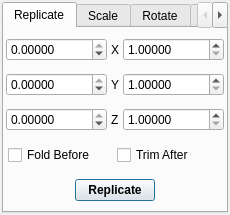
<ui version="4.0" >
 <class>CellTransformDialog</class>
 <widget class="QDialog" name="CellTransformDialog" >
  <property name="geometry" >
   <rect>
    <x>0</x>
    <y>0</y>
    <width>230</width>
    <height>215</height>
   </rect>
  </property>
  <property name="windowTitle" >
   <string>Transform Cell</string>
  </property>
  <property name="windowIcon" >
   <iconset/>
  </property>
  <layout class="QVBoxLayout" >
   <property name="margin" >
    <number>2</number>
   </property>
   <property name="spacing" >
    <number>4</number>
   </property>
   <item>
    <widget class="QTabWidget" name="CellTransformTabs" >
     <property name="currentIndex" >
      <number>0</number>
     </property>
     <widget class="QWidget" name="ReplicateTab" >
      <attribute name="title" >
       <string>Replicate</string>
      </attribute>
      <layout class="QVBoxLayout" >
       <property name="margin" >
        <number>2</number>
       </property>
       <property name="spacing" >
        <number>4</number>
       </property>
       <item>
        <layout class="QHBoxLayout" >
         <property name="margin" >
          <number>0</number>
         </property>
         <property name="spacing" >
          <number>4</number>
         </property>
         <item>
          <widget class="QDoubleSpinBox" name="CellReplicateNegXSpin" >
           <property name="sizePolicy" >
            <sizepolicy>
             <hsizetype>7</hsizetype>
             <vsizetype>0</vsizetype>
             <horstretch>0</horstretch>
             <verstretch>0</verstretch>
            </sizepolicy>
           </property>
           <property name="decimals" >
            <number>5</number>
           </property>
           <property name="maximum" >
            <double>0.000000000000000</double>
           </property>
           <property name="minimum" >
            <double>-100.000000000000000</double>
           </property>
          </widget>
         </item>
         <item>
          <widget class="QLabel" name="label_11" >
           <property name="sizePolicy" >
            <sizepolicy>
             <hsizetype>1</hsizetype>
             <vsizetype>5</vsizetype>
             <horstretch>0</horstretch>
             <verstretch>0</verstretch>
            </sizepolicy>
           </property>
           <property name="text" >
            <string>X</string>
           </property>
          </widget>
         </item>
         <item>
          <widget class="QDoubleSpinBox" name="CellReplicatePosXSpin" >
           <property name="sizePolicy" >
            <sizepolicy>
             <hsizetype>7</hsizetype>
             <vsizetype>0</vsizetype>
             <horstretch>0</horstretch>
             <verstretch>0</verstretch>
            </sizepolicy>
           </property>
           <property name="decimals" >
            <number>5</number>
           </property>
           <property name="minimum" >
            <double>1.000000000000000</double>
           </property>
          </widget>
         </item>
        </layout>
       </item>
       <item>
        <layout class="QHBoxLayout" >
         <property name="margin" >
          <number>0</number>
         </property>
         <property name="spacing" >
          <number>4</number>
         </property>
         <item>
          <widget class="QDoubleSpinBox" name="CellReplicateNegYSpin" >
           <property name="sizePolicy" >
            <sizepolicy>
             <hsizetype>7</hsizetype>
             <vsizetype>0</vsizetype>
             <horstretch>0</horstretch>
             <verstretch>0</verstretch>
            </sizepolicy>
           </property>
           <property name="decimals" >
            <number>5</number>
           </property>
           <property name="maximum" >
            <double>0.000000000000000</double>
           </property>
           <property name="minimum" >
            <double>-100.000000000000000</double>
           </property>
          </widget>
         </item>
         <item>
          <widget class="QLabel" name="label_28" >
           <property name="sizePolicy" >
            <sizepolicy>
             <hsizetype>1</hsizetype>
             <vsizetype>5</vsizetype>
             <horstretch>0</horstretch>
             <verstretch>0</verstretch>
            </sizepolicy>
           </property>
           <property name="text" >
            <string>Y</string>
           </property>
          </widget>
         </item>
         <item>
          <widget class="QDoubleSpinBox" name="CellReplicatePosYSpin" >
           <property name="sizePolicy" >
            <sizepolicy>
             <hsizetype>7</hsizetype>
             <vsizetype>0</vsizetype>
             <horstretch>0</horstretch>
             <verstretch>0</verstretch>
            </sizepolicy>
           </property>
           <property name="decimals" >
            <number>5</number>
           </property>
           <property name="minimum" >
            <double>1.000000000000000</double>
           </property>
          </widget>
         </item>
        </layout>
       </item>
       <item>
        <layout class="QHBoxLayout" >
         <property name="margin" >
          <number>0</number>
         </property>
         <property name="spacing" >
          <number>4</number>
         </property>
         <item>
          <widget class="QDoubleSpinBox" name="CellReplicateNegZSpin" >
           <property name="sizePolicy" >
            <sizepolicy>
             <hsizetype>7</hsizetype>
             <vsizetype>0</vsizetype>
             <horstretch>0</horstretch>
             <verstretch>0</verstretch>
            </sizepolicy>
           </property>
           <property name="decimals" >
            <number>5</number>
           </property>
           <property name="maximum" >
            <double>0.000000000000000</double>
           </property>
           <property name="minimum" >
            <double>-100.000000000000000</double>
           </property>
          </widget>
         </item>
         <item>
          <widget class="QLabel" name="label_29" >
           <property name="sizePolicy" >
            <sizepolicy>
             <hsizetype>1</hsizetype>
             <vsizetype>5</vsizetype>
             <horstretch>0</horstretch>
             <verstretch>0</verstretch>
            </sizepolicy>
           </property>
           <property name="text" >
            <string>Z</string>
           </property>
          </widget>
         </item>
         <item>
          <widget class="QDoubleSpinBox" name="CellReplicatePosZSpin" >
           <property name="sizePolicy" >
            <sizepolicy>
             <hsizetype>7</hsizetype>
             <vsizetype>0</vsizetype>
             <horstretch>0</horstretch>
             <verstretch>0</verstretch>
            </sizepolicy>
           </property>
           <property name="decimals" >
            <number>5</number>
           </property>
           <property name="minimum" >
            <double>1.000000000000000</double>
           </property>
          </widget>
         </item>
        </layout>
       </item>
       <item>
        <layout class="QHBoxLayout" >
         <property name="margin" >
          <number>2</number>
         </property>
         <property name="spacing" >
          <number>4</number>
         </property>
         <item>
          <widget class="QCheckBox" name="CellReplicateFoldCheck" >
           <property name="sizePolicy" >
            <sizepolicy>
             <hsizetype>7</hsizetype>
             <vsizetype>0</vsizetype>
             <horstretch>0</horstretch>
             <verstretch>0</verstretch>
            </sizepolicy>
           </property>
           <property name="text" >
            <string>Fold Before</string>
           </property>
          </widget>
         </item>
         <item>
          <widget class="QCheckBox" name="CellReplicateTrimCheck" >
           <property name="sizePolicy" >
            <sizepolicy>
             <hsizetype>7</hsizetype>
             <vsizetype>0</vsizetype>
             <horstretch>0</horstretch>
             <verstretch>0</verstretch>
            </sizepolicy>
           </property>
           <property name="text" >
            <string>Trim After</string>
           </property>
          </widget>
         </item>
        </layout>
       </item>
       <item>
        <layout class="QHBoxLayout" >
         <property name="margin" >
          <number>0</number>
         </property>
         <property name="spacing" >
          <number>0</number>
         </property>
         <item>
          <spacer>
           <property name="orientation" >
            <enum>Qt::Horizontal</enum>
           </property>
           <property name="sizeHint" >
            <size>
             <width>40</width>
             <height>20</height>
            </size>
           </property>
          </spacer>
         </item>
         <item>
          <widget class="QPushButton" name="CellReplicateButton" >
           <property name="font" >
            <font>
             <weight>75</weight>
             <bold>true</bold>
            </font>
           </property>
           <property name="toolTip" >
            <string>Replicate current cell</string>
           </property>
           <property name="text" >
            <string>Replicate</string>
           </property>
          </widget>
         </item>
         <item>
          <spacer>
           <property name="orientation" >
            <enum>Qt::Horizontal</enum>
           </property>
           <property name="sizeHint" >
            <size>
             <width>40</width>
             <height>20</height>
            </size>
           </property>
          </spacer>
         </item>
        </layout>
       </item>
      </layout>
     </widget>
     <widget class="QWidget" name="ScaleTab" >
      <attribute name="title" >
       <string>Scale</string>
      </attribute>
      <layout class="QVBoxLayout" >
       <property name="margin" >
        <number>2</number>
       </property>
       <property name="spacing" >
        <number>4</number>
       </property>
       <item>
        <layout class="QGridLayout" >
         <property name="margin" >
          <number>0</number>
         </property>
         <property name="spacing" >
          <number>2</number>
         </property>
         <item row="2" column="1" >
          <widget class="QDoubleSpinBox" name="CellScaleZSpin" >
           <property name="sizePolicy" >
            <sizepolicy>
             <hsizetype>7</hsizetype>
             <vsizetype>0</vsizetype>
             <horstretch>0</horstretch>
             <verstretch>0</verstretch>
            </sizepolicy>
           </property>
           <property name="decimals" >
            <number>5</number>
           </property>
           <property name="value" >
            <double>1.000000000000000</double>
           </property>
          </widget>
         </item>
         <item row="0" column="0" >
          <widget class="QLabel" name="label_42" >
           <property name="sizePolicy" >
            <sizepolicy>
             <hsizetype>1</hsizetype>
             <vsizetype>5</vsizetype>
             <horstretch>0</horstretch>
             <verstretch>0</verstretch>
            </sizepolicy>
           </property>
           <property name="text" >
            <string>X</string>
           </property>
          </widget>
         </item>
         <item row="1" column="0" >
          <widget class="QLabel" name="label_43" >
           <property name="sizePolicy" >
            <sizepolicy>
             <hsizetype>1</hsizetype>
             <vsizetype>5</vsizetype>
             <horstretch>0</horstretch>
             <verstretch>0</verstretch>
            </sizepolicy>
           </property>
           <property name="text" >
            <string>Y</string>
           </property>
          </widget>
         </item>
         <item row="0" column="1" >
          <widget class="QDoubleSpinBox" name="CellScaleXSpin" >
           <property name="sizePolicy" >
            <sizepolicy>
             <hsizetype>7</hsizetype>
             <vsizetype>0</vsizetype>
             <horstretch>0</horstretch>
             <verstretch>0</verstretch>
            </sizepolicy>
           </property>
           <property name="decimals" >
            <number>5</number>
           </property>
           <property name="value" >
            <double>1.000000000000000</double>
           </property>
          </widget>
         </item>
         <item row="2" column="0" >
          <widget class="QLabel" name="label_44" >
           <property name="sizePolicy" >
            <sizepolicy>
             <hsizetype>1</hsizetype>
             <vsizetype>5</vsizetype>
             <horstretch>0</horstretch>
             <verstretch>0</verstretch>
            </sizepolicy>
           </property>
           <property name="text" >
            <string>Z</string>
           </property>
          </widget>
         </item>
         <item row="1" column="1" >
          <widget class="QDoubleSpinBox" name="CellScaleYSpin" >
           <property name="sizePolicy" >
            <sizepolicy>
             <hsizetype>7</hsizetype>
             <vsizetype>0</vsizetype>
             <horstretch>0</horstretch>
             <verstretch>0</verstretch>
            </sizepolicy>
           </property>
           <property name="decimals" >
            <number>5</number>
           </property>
           <property name="value" >
            <double>1.000000000000000</double>
           </property>
          </widget>
         </item>
        </layout>
       </item>
       <item>
        <layout class="QHBoxLayout" >
         <property name="margin" >
          <number>2</number>
         </property>
         <property name="spacing" >
          <number>4</number>
         </property>
         <item>
          <widget class="QCheckBox" name="CellScaleUseCogsCheck" >
           <property name="sizePolicy" >
            <sizepolicy>
             <hsizetype>7</hsizetype>
             <vsizetype>0</vsizetype>
             <horstretch>0</horstretch>
             <verstretch>0</verstretch>
            </sizepolicy>
           </property>
           <property name="text" >
            <string>Scale Molecule COG</string>
           </property>
          </widget>
         </item>
        </layout>
       </item>
       <item>
        <spacer>
         <property name="orientation" >
          <enum>Qt::Vertical</enum>
         </property>
         <property name="sizeHint" >
          <size>
           <width>20</width>
           <height>40</height>
          </size>
         </property>
        </spacer>
       </item>
       <item>
        <layout class="QHBoxLayout" >
         <property name="margin" >
          <number>0</number>
         </property>
         <property name="spacing" >
          <number>6</number>
         </property>
         <item>
          <spacer>
           <property name="orientation" >
            <enum>Qt::Horizontal</enum>
           </property>
           <property name="sizeHint" >
            <size>
             <width>40</width>
             <height>20</height>
            </size>
           </property>
          </spacer>
         </item>
         <item>
          <widget class="QPushButton" name="CellScaleButton" >
           <property name="sizeIncrement" >
            <size>
             <width>0</width>
             <height>0</height>
            </size>
           </property>
           <property name="font" >
            <font>
             <pointsize>9</pointsize>
             <weight>75</weight>
             <bold>true</bold>
            </font>
           </property>
           <property name="toolTip" >
            <string>Scale current cell</string>
           </property>
           <property name="text" >
            <string>Scale</string>
           </property>
          </widget>
         </item>
         <item>
          <spacer>
           <property name="orientation" >
            <enum>Qt::Horizontal</enum>
           </property>
           <property name="sizeHint" >
            <size>
             <width>40</width>
             <height>20</height>
            </size>
           </property>
          </spacer>
         </item>
        </layout>
       </item>
      </layout>
     </widget>
     <widget class="QWidget" name="RotateTab" >
      <attribute name="title" >
       <string>Rotate</string>
      </attribute>
      <layout class="QVBoxLayout" >
       <property name="margin" >
        <number>2</number>
       </property>
       <property name="spacing" >
        <number>4</number>
       </property>
       <item>
        <layout class="QGridLayout" >
         <property name="margin" >
          <number>2</number>
         </property>
         <property name="spacing" >
          <number>4</number>
         </property>
         <item row="1" column="0" >
          <widget class="QLabel" name="label_2" >
           <property name="text" >
            <string>Rotate 90&amp;deg; around Y</string>
           </property>
           <property name="textFormat" >
            <enum>Qt::RichText</enum>
           </property>
          </widget>
         </item>
         <item row="0" column="1" >
          <widget class="QPushButton" name="CellRotateXAnticlockwise" >
           <property name="enabled" >
            <bool>false</bool>
           </property>
           <property name="sizePolicy" >
            <sizepolicy>
             <hsizetype>0</hsizetype>
             <vsizetype>0</vsizetype>
             <horstretch>0</horstretch>
             <verstretch>0</verstretch>
            </sizepolicy>
           </property>
           <property name="minimumSize" >
            <size>
             <width>30</width>
             <height>30</height>
            </size>
           </property>
           <property name="maximumSize" >
            <size>
             <width>30</width>
             <height>30</height>
            </size>
           </property>
           <property name="text" >
            <string/>
           </property>
           <property name="icon" >
            <iconset/>
           </property>
           <property name="iconSize" >
            <size>
             <width>20</width>
             <height>20</height>
            </size>
           </property>
          </widget>
         </item>
         <item row="0" column="0" >
          <widget class="QLabel" name="label" >
           <property name="text" >
            <string>Rotate 90&amp;deg; around X</string>
           </property>
           <property name="textFormat" >
            <enum>Qt::RichText</enum>
           </property>
          </widget>
         </item>
         <item row="0" column="2" >
          <widget class="QPushButton" name="CellRotateXClockwise" >
           <property name="enabled" >
            <bool>false</bool>
           </property>
           <property name="sizePolicy" >
            <sizepolicy>
             <hsizetype>0</hsizetype>
             <vsizetype>0</vsizetype>
             <horstretch>0</horstretch>
             <verstretch>0</verstretch>
            </sizepolicy>
           </property>
           <property name="minimumSize" >
            <size>
             <width>30</width>
             <height>30</height>
            </size>
           </property>
           <property name="maximumSize" >
            <size>
             <width>30</width>
             <height>30</height>
            </size>
           </property>
           <property name="text" >
            <string/>
           </property>
           <property name="icon" >
            <iconset/>
           </property>
           <property name="iconSize" >
            <size>
             <width>20</width>
             <height>20</height>
            </size>
           </property>
          </widget>
         </item>
         <item row="2" column="0" >
          <widget class="QLabel" name="label_3" >
           <property name="text" >
            <string>Rotate 90&amp;deg; around Z</string>
           </property>
           <property name="textFormat" >
            <enum>Qt::RichText</enum>
           </property>
          </widget>
         </item>
         <item row="1" column="1" >
          <widget class="QPushButton" name="CellRotateYAnticlockwise" >
           <property name="enabled" >
            <bool>false</bool>
           </property>
           <property name="sizePolicy" >
            <sizepolicy>
             <hsizetype>0</hsizetype>
             <vsizetype>0</vsizetype>
             <horstretch>0</horstretch>
             <verstretch>0</verstretch>
            </sizepolicy>
           </property>
           <property name="minimumSize" >
            <size>
             <width>30</width>
             <height>30</height>
            </size>
           </property>
           <property name="maximumSize" >
            <size>
             <width>30</width>
             <height>30</height>
            </size>
           </property>
           <property name="text" >
            <string/>
           </property>
           <property name="icon" >
            <iconset/>
           </property>
           <property name="iconSize" >
            <size>
             <width>20</width>
             <height>20</height>
            </size>
           </property>
          </widget>
         </item>
         <item row="1" column="2" >
          <widget class="QPushButton" name="CellRotateYClockwise" >
           <property name="enabled" >
            <bool>false</bool>
           </property>
           <property name="sizePolicy" >
            <sizepolicy>
             <hsizetype>0</hsizetype>
             <vsizetype>0</vsizetype>
             <horstretch>0</horstretch>
             <verstretch>0</verstretch>
            </sizepolicy>
           </property>
           <property name="minimumSize" >
            <size>
             <width>30</width>
             <height>30</height>
            </size>
           </property>
           <property name="maximumSize" >
            <size>
             <width>30</width>
             <height>30</height>
            </size>
           </property>
           <property name="text" >
            <string/>
           </property>
           <property name="icon" >
            <iconset/>
           </property>
           <property name="iconSize" >
            <size>
             <width>20</width>
             <height>20</height>
            </size>
           </property>
          </widget>
         </item>
         <item row="2" column="1" >
          <widget class="QPushButton" name="CellRotateZAnticlockwise" >
           <property name="enabled" >
            <bool>false</bool>
           </property>
           <property name="sizePolicy" >
            <sizepolicy>
             <hsizetype>0</hsizetype>
             <vsizetype>0</vsizetype>
             <horstretch>0</horstretch>
             <verstretch>0</verstretch>
            </sizepolicy>
           </property>
           <property name="minimumSize" >
            <size>
             <width>30</width>
             <height>30</height>
            </size>
           </property>
           <property name="maximumSize" >
            <size>
             <width>30</width>
             <height>30</height>
            </size>
           </property>
           <property name="text" >
            <string/>
           </property>
           <property name="icon" >
            <iconset/>
           </property>
           <property name="iconSize" >
            <size>
             <width>20</width>
             <height>20</height>
            </size>
           </property>
          </widget>
         </item>
         <item row="2" column="2" >
          <widget class="QPushButton" name="CellRotateZClockwise" >
           <property name="enabled" >
            <bool>false</bool>
           </property>
           <property name="sizePolicy" >
            <sizepolicy>
             <hsizetype>0</hsizetype>
             <vsizetype>0</vsizetype>
             <horstretch>0</horstretch>
             <verstretch>0</verstretch>
            </sizepolicy>
           </property>
           <property name="minimumSize" >
            <size>
             <width>30</width>
             <height>30</height>
            </size>
           </property>
           <property name="maximumSize" >
            <size>
             <width>30</width>
             <height>30</height>
            </size>
           </property>
           <property name="text" >
            <string/>
           </property>
           <property name="icon" >
            <iconset/>
           </property>
           <property name="iconSize" >
            <size>
             <width>20</width>
             <height>20</height>
            </size>
           </property>
          </widget>
         </item>
        </layout>
       </item>
      </layout>
     </widget>
     <widget class="QWidget" name="MillerTab" >
      <attribute name="title" >
       <string>Miller</string>
      </attribute>
      <layout class="QVBoxLayout" >
       <property name="margin" >
        <number>9</number>
       </property>
       <property name="spacing" >
        <number>6</number>
       </property>
       <item>
        <widget class="QGroupBox" name="MillerIndicesGroup" >
         <property name="title" >
          <string>Indices</string>
         </property>
         <layout class="QHBoxLayout" >
          <property name="margin" >
           <number>2</number>
          </property>
          <property name="spacing" >
           <number>4</number>
          </property>
          <item>
           <layout class="QGridLayout" >
            <property name="margin" >
             <number>0</number>
            </property>
            <property name="spacing" >
             <number>2</number>
            </property>
            <item row="0" column="1" >
             <widget class="QSpinBox" name="MillerHSpin" >
              <property name="minimum" >
               <number>-99</number>
              </property>
              <property name="value" >
               <number>1</number>
              </property>
             </widget>
            </item>
            <item row="0" column="4" >
             <widget class="QLabel" name="label_6" >
              <property name="sizePolicy" >
               <sizepolicy>
                <hsizetype>1</hsizetype>
                <vsizetype>5</vsizetype>
                <horstretch>0</horstretch>
                <verstretch>0</verstretch>
               </sizepolicy>
              </property>
              <property name="text" >
               <string>l</string>
              </property>
             </widget>
            </item>
            <item row="0" column="0" >
             <widget class="QLabel" name="label_4" >
              <property name="sizePolicy" >
               <sizepolicy>
                <hsizetype>1</hsizetype>
                <vsizetype>5</vsizetype>
                <horstretch>0</horstretch>
                <verstretch>0</verstretch>
               </sizepolicy>
              </property>
              <property name="text" >
               <string>h</string>
              </property>
             </widget>
            </item>
            <item row="0" column="3" >
             <widget class="QSpinBox" name="MillerKSpin" >
              <property name="minimum" >
               <number>-99</number>
              </property>
             </widget>
            </item>
            <item row="0" column="2" >
             <widget class="QLabel" name="label_5" >
              <property name="sizePolicy" >
               <sizepolicy>
                <hsizetype>1</hsizetype>
                <vsizetype>5</vsizetype>
                <horstretch>0</horstretch>
                <verstretch>0</verstretch>
               </sizepolicy>
              </property>
              <property name="text" >
               <string>k</string>
              </property>
             </widget>
            </item>
            <item row="0" column="5" >
             <widget class="QSpinBox" name="MillerLSpin" >
              <property name="minimum" >
               <number>-99</number>
              </property>
             </widget>
            </item>
           </layout>
          </item>
         </layout>
        </widget>
       </item>
       <item>
        <widget class="QGroupBox" name="MillerCutDirectionGroup" >
         <property name="title" >
          <string>Direction</string>
         </property>
         <layout class="QHBoxLayout" >
          <property name="margin" >
           <number>2</number>
          </property>
          <property name="spacing" >
           <number>4</number>
          </property>
          <item>
           <widget class="QRadioButton" name="MillerInRadio" >
            <property name="text" >
             <string>In</string>
            </property>
           </widget>
          </item>
          <item>
           <widget class="QRadioButton" name="MillerOutRadio" >
            <property name="text" >
             <string>Out</string>
            </property>
            <property name="checked" >
             <bool>true</bool>
            </property>
           </widget>
          </item>
         </layout>
        </widget>
       </item>
       <item>
        <layout class="QHBoxLayout" >
         <property name="margin" >
          <number>0</number>
         </property>
         <property name="spacing" >
          <number>6</number>
         </property>
         <item>
          <spacer>
           <property name="orientation" >
            <enum>Qt::Horizontal</enum>
           </property>
           <property name="sizeHint" >
            <size>
             <width>40</width>
             <height>20</height>
            </size>
           </property>
          </spacer>
         </item>
         <item>
          <widget class="QPushButton" name="MillerSelectButton" >
           <property name="font" >
            <font>
             <weight>75</weight>
             <bold>true</bold>
            </font>
           </property>
           <property name="text" >
            <string>Select</string>
           </property>
          </widget>
         </item>
         <item>
          <widget class="QPushButton" name="MillerCutButton" >
           <property name="font" >
            <font>
             <weight>75</weight>
             <bold>true</bold>
            </font>
           </property>
           <property name="text" >
            <string>Cut</string>
           </property>
          </widget>
         </item>
         <item>
          <spacer>
           <property name="orientation" >
            <enum>Qt::Horizontal</enum>
           </property>
           <property name="sizeHint" >
            <size>
             <width>40</width>
             <height>20</height>
            </size>
           </property>
          </spacer>
         </item>
        </layout>
       </item>
       <item>
        <spacer>
         <property name="orientation" >
          <enum>Qt::Vertical</enum>
         </property>
         <property name="sizeHint" >
          <size>
           <width>20</width>
           <height>40</height>
          </size>
         </property>
        </spacer>
       </item>
      </layout>
     </widget>
    </widget>
   </item>
  </layout>
 </widget>
 <tabstops>
  <tabstop>CellTransformTabs</tabstop>
  <tabstop>CellReplicateNegXSpin</tabstop>
  <tabstop>CellReplicatePosXSpin</tabstop>
  <tabstop>CellReplicateNegYSpin</tabstop>
  <tabstop>CellReplicatePosYSpin</tabstop>
  <tabstop>CellReplicateNegZSpin</tabstop>
  <tabstop>CellReplicatePosZSpin</tabstop>
  <tabstop>CellReplicateFoldCheck</tabstop>
  <tabstop>CellReplicateTrimCheck</tabstop>
  <tabstop>CellReplicateButton</tabstop>
  <tabstop>CellScaleXSpin</tabstop>
  <tabstop>CellScaleYSpin</tabstop>
  <tabstop>CellScaleZSpin</tabstop>
 </tabstops>
 <resources>
  <include location="icons.qrc" />
 </resources>
 <connections/>
</ui>
